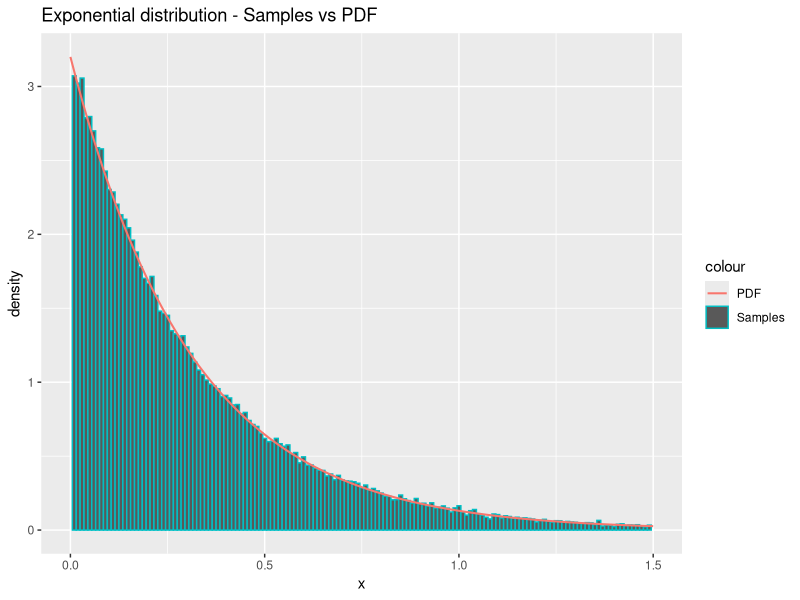
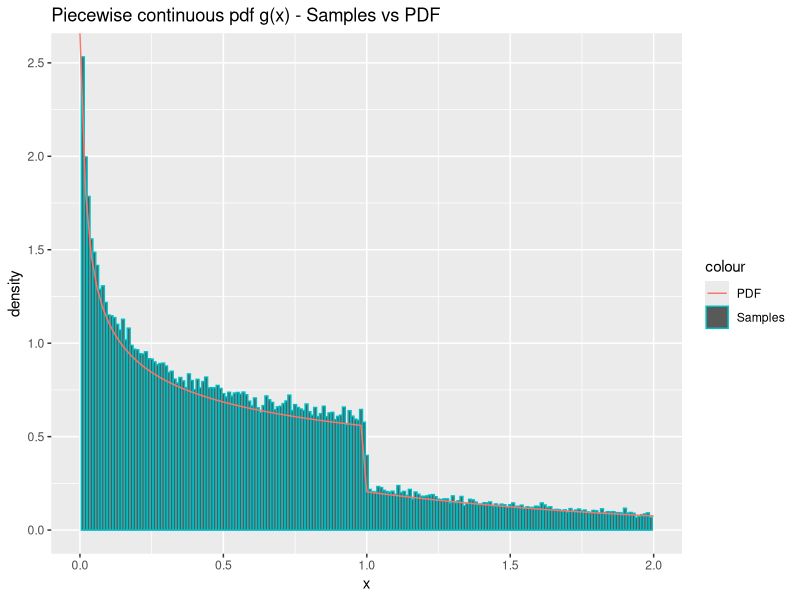
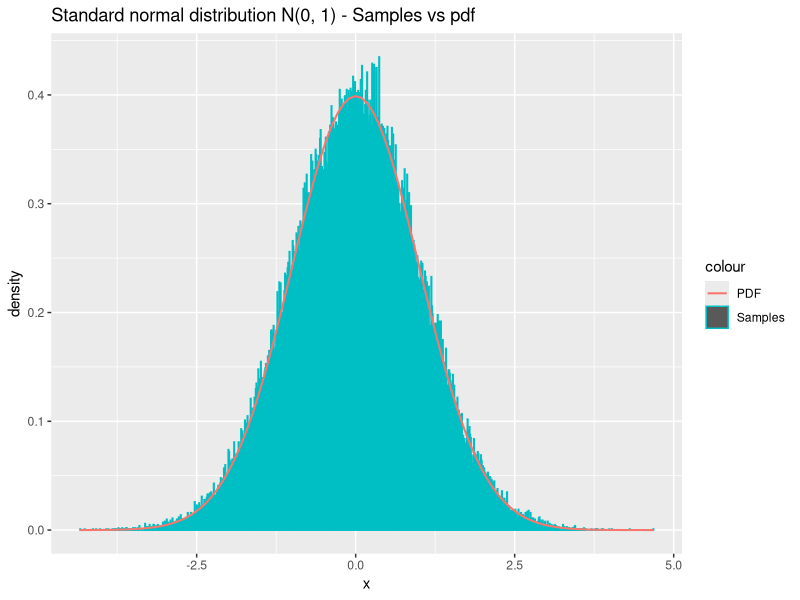
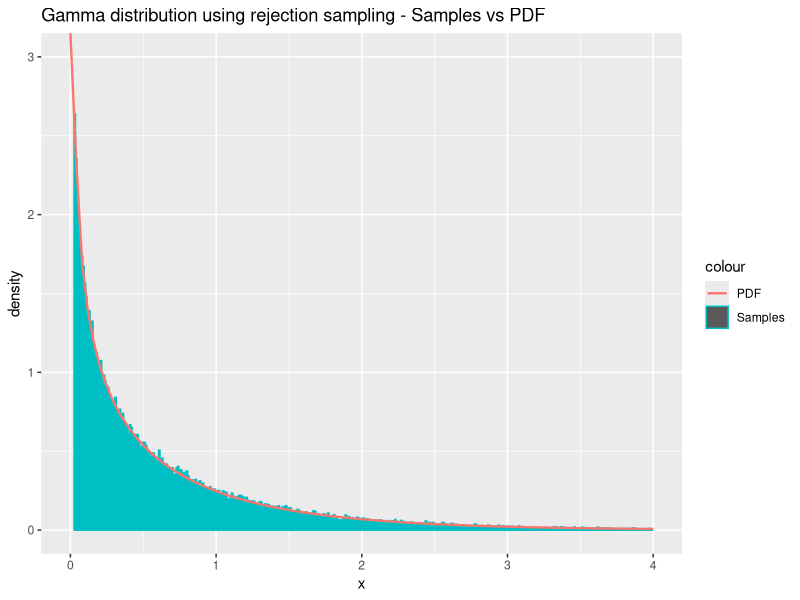
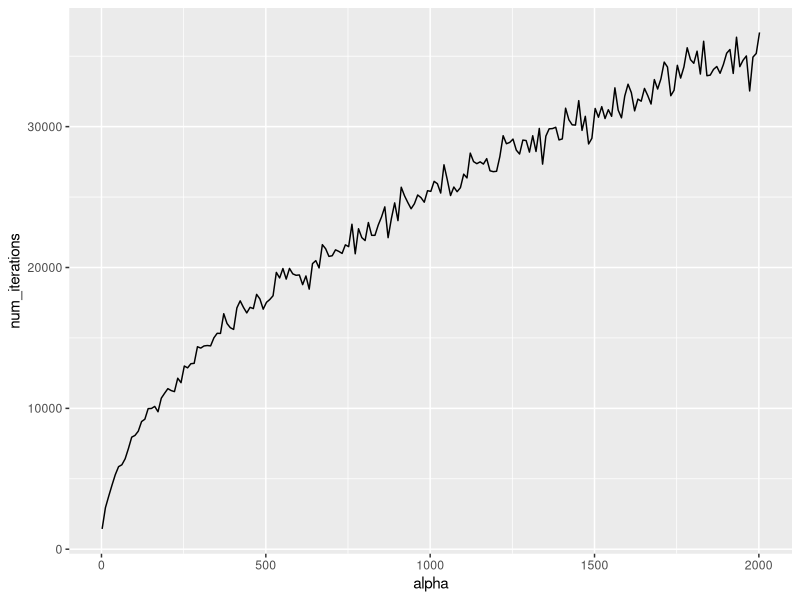
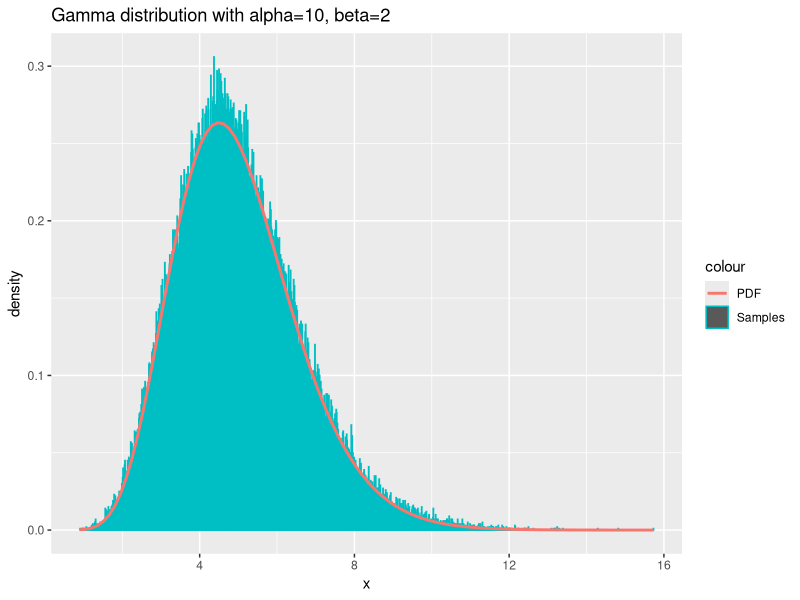
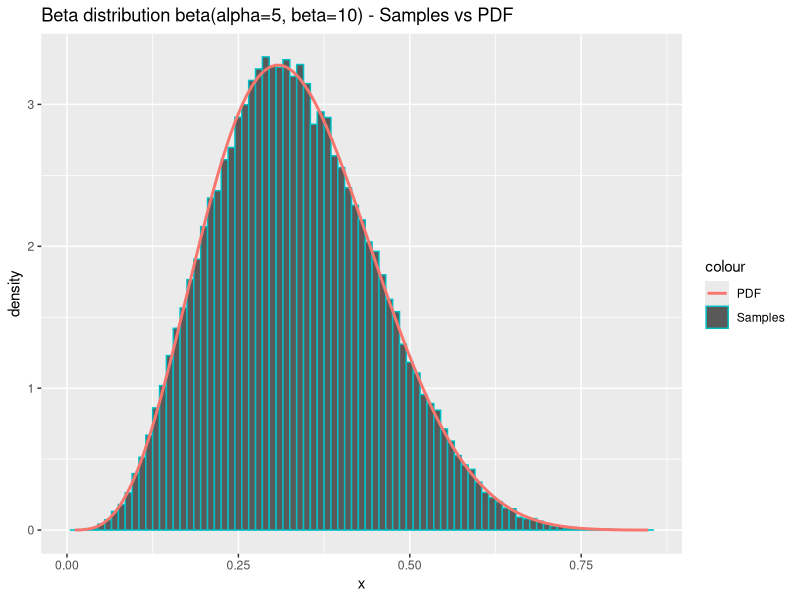
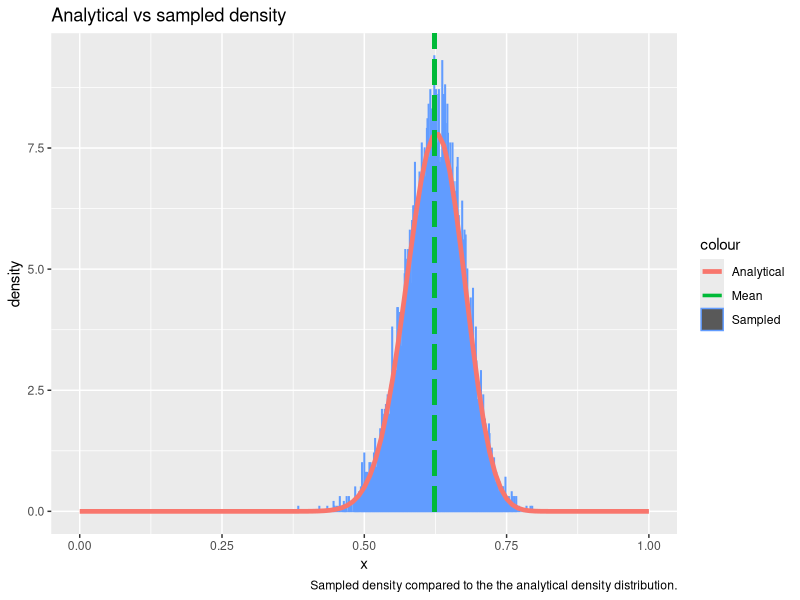

The R source for these figures, in order:
## ---- chunk 1
  sample_exponential = function(n, lambda) {
    # Sample n times from U[0, 1]
    u = runif(n)
    
    # Evaluate inverse CDF in u:
    return(-1/lambda * log(u))
  }
## ---- chunk 2
  # Parameters
  n = 100000
  lambda = 3.2
  
  # Draw n samples from exponential distribution
  # with rate parameter lambda:
  x = sample_exponential(n, lambda)
  
  # Compare theoretical and sample mean and variance:
  cat("Theoretical mean:", 1/lambda, "Sample mean", mean(x), "\n")
  cat("Theoretical variance:", 1/lambda^2, "Sample variance", var(x), "\n")
## ---- chunk 3
  library(ggplot2)
  # Plot the samples which we generated in the
  # previous code block, together with the pdf
  df = data.frame(x=x)
  ggplot(df, aes(x=x)) +
    geom_histogram(aes(y = ..density.., color = "Samples"), binwidth=0.01) +
    stat_function(fun=dexp,geom = "line",size=0.7,args=(mean=lambda),aes(color="PDF")) +
    ggtitle("Exponential distribution - Samples vs PDF") +
    labs(x='x', y='density') +
    xlim(0, 1.5)
## ---- chunk 4
  # Define the pdf for g(x):
  density_g = function(x, alpha) {
    # Normalizing constant c:
    c = alpha*exp(1)/(alpha + exp(1))
    
    # Create an empty vector of same length as x:
    density = vector(length = length(x))
    
    # All elements corresponding to x < 1:
    density[x < 1.] = c*x[x<1.]^(alpha-1)
    
    # All elements corresponding to x >= 1:
    density[x >= 1.] = c*exp(-x[x>=1.])
    return(as.double(density))
  }

  # Sampler for g(x):
  sample_g = function(n, alpha) {
    # Normalizing constant c:
    c = (alpha * exp(1)) / (alpha + exp(1))
    
    # Draw n samples from U[0, 1]
    u = runif(n)
    
    # Create an empty vector of length n:
    samples = vector(length=n)
    
    # Set all elements corresponding to u < c/alpha
    # equal to the equation as defined in the inverse CDF:
    samples[u < c/alpha] = (alpha/c*u[u < c/alpha])^(1/alpha)
    
    # Set all elements corresponding to u >= c/alpha
    # equal to the equation as defined in the inverse CDF:
    samples[u >= c/alpha] = log(c / (1 - u[u >= c/alpha]))
    return(samples)
  }
## ---- chunk 5
  # Parameters:
  n = 100000
  alpha = 0.7
  
  # Draw n samples from our g(x) sampler
  # with parameter alpha:
  x = sample_g(n, alpha)
  
  # Normalizing constant:
  c = (alpha * exp(1)) / (alpha + exp(1))
  # Theoretical mean and variance use the expressions as defined above
  cat("Theoretical mean:", c/(alpha+1) + 2*c/exp(1), "Sample mean:", mean(x), "\n")
  cat("Theoretical variance:", c/(alpha+2) + 5*c/exp(1) - (c/(alpha+1) + 2*c/exp(1))^2, "Sample variance:", var(x), "\n")
## ---- chunk 6
  library(ggplot2)
  df = data.frame( x=x)
  ggplot(df, aes(x = x)) +
    geom_histogram(aes(y = ..density.., color = "Samples"), binwidth=0.01) +
    stat_function(fun=density_g,geom = "line",size=0.5,args=(mean=alpha),aes(color="PDF")) + 
    xlim(0, 2) + 
    ggtitle("Piecewise continuous pdf g(x) - Samples vs PDF") + labs(x='x', y='density')
## ---- chunk 7
  # Function to sample n times from N(0, 1):
  sample_standard_normal = function(n) {
    num_samples = n
    if((n %% 2) == 1) {
      # n is odd, so we should sample one extra:
      num_samples = num_samples + 1
    }
    
    # Sample from U[0, 2*pi]:
    x1 = runif(num_samples/2, 0, 2*pi)
    # Sample from exp(1/2):
    x2 = sample_exponential(num_samples/2, lambda=1/2)
    
    # Perform the transformations as defined above:
    y1 = sqrt(x2) * cos(x1)
    y2 = sqrt(x2) * sin(x1)
    
    # Remove the last sample if n is odd, 
    # and concatenate the vectors together to retrieve
    # n samples:
    return(c(y1, y2)[0:n])
  }
## ---- chunk 8
  # Parameters:
  n = 100000

  # Draw n samples from N(0,1):
  x = sample_standard_normal(n)
  
  cat("Theoretical mean:", 0, "Sample mean:", mean(x), "\n")
  cat("Theoretical variance:", 1, "Sample variance:", var(x), "\n")
## ---- chunk 9
  # Plot the samples from N(0, 1) in a histogram together with the pdf
  df = data.frame(x=x)
  ggplot(df, aes(x=x)) +
    geom_histogram(aes(y = ..density.., color = "Samples"), binwidth=0.01) +
    stat_function(fun=dnorm,geom = "line",size=0.7,args=list(0,1),aes(color="PDF")) +
    ggtitle("Standard normal distribution N(0, 1) - Samples vs pdf") +
    labs(x='x', y='density')
## ---- chunk 10
  # Function for sampling one time from the d-variate
  # normal distribution:
  sample_normal_d = function(d, mu, sigma) {
    # Draw d samples from N(0, 1):
    x = sample_standard_normal(d)
    
    # Apply the linear transformation:
    y = mu + t(chol(sigma)) %*% x
    
    return(y)
  }
## ---- chunk 11
  # Parameters:
  d = 2
  n = 100000
  mu = c(1.5, 3)
  sigma = matrix(c(5,7,7,10),ncol=d,nrow=d)
  
  # We have to sample in a for-loop since our sampler
  # cannot do this in a vectorized fashion:
  samples = matrix(NA, ncol=d, nrow=n)
  for (i in 1:n){
    samples[i,] = sample_normal_d(d,mu,sigma) # Draw n samples
  }
  
  average = apply(samples, 2, mean)
  print("Mean vector:")
  print.data.frame(data.frame(average))
  covmat = cov(samples)
  print("Covariance matrix:")
  print.data.frame(data.frame(covmat))
## ---- chunk 12
  # PDF of gamma for a given alpha and beta=1:
  density_f = function(x, alpha) {
    return(dgamma(x, alpha, rate=1))
  }
  
  # Function for drawing n samples from Gamma(alpha, 1)
  # When 0 < alpha < 1:
  sample_f_small = function(n, alpha) {
    c = (1/alpha + exp(-1)) / gamma(alpha)
    samples = vector()
    repeat {
      num_missing_samples = n - length(samples)
      x = sample_g(as.integer(num_missing_samples*c), alpha)
      
      acceptance_probs = density_f(x, alpha) / (c * density_g(x, alpha))
      u = runif(as.integer(num_missing_samples*c))
      samples = c(samples, x[u <= acceptance_probs])
      if(length(samples) >= n) {
        # Break out of loop if we have enough samples:
        break
      }
    }
    # Do not return excess samples:
    return(samples[0:n])
  }
## ---- chunk 13
  # Parameters:
  n = 100000
  alpha = 0.6 # 0 < alpha < 1
  
  # Draw n samples from Gamma(alpha, 1):
  x = sample_f_small(n, alpha)
  
  cat("Theoretical mean:", alpha, "Sample mean:", mean(x), "\n")
  cat("Theoretical variance:", alpha, "Sample variance:", var(x), "\n")
## ---- chunk 14
  n = 100000
  alpha = 0.6
  x = sample_f_small(n, alpha)
  df = data.frame(x)
  ggplot(df, aes(x = x)) +
    geom_histogram(aes(y = ..density.., color = "Samples"), binwidth=0.01) +
    stat_function(fun=dgamma,geom = "line",size=0.8,args=(alpha=alpha),aes(color="PDF")) +
    xlim(0, 4) + ylim(0, 3) + 
    ggtitle("Gamma distribution using rejection sampling - Samples vs PDF") + labs(x='x', y='density')
## ---- chunk 15
# Function for drawing n samples from
# Gamma(alpha, 1) when alpha > 1:
sample_f_large = function(n, alpha) {
  loga = (alpha - 1)/2 * (log(alpha - 1) - 1)
  logbp = (alpha + 1)/2 * (log(alpha + 1) - 1)
  
  samples = vector()
  num_iterations = 0
  
  while(length(samples) < n) {
    num_iterations = num_iterations + 1
    
    # Sample in log-scale
    log_x1 = loga + log(runif(1))
    log_x2 = logbp + log(runif(1))
    
    if(2*log_x1 <= (alpha - 1)*(log_x2 - log_x1) - exp(log_x2 - log_x1)) {
      # Accept the sample:
      samples = c(samples, exp(log_x2 - log_x1))
    }
  }
  
  return(list(samples=samples, num_iterations=num_iterations))
}
## ---- chunk 16
  # Parameters:
  n = 10000
  alpha = 50 # alpha > 1
  
  # Draw n samples from Gamma(alpha, 1) when alpha > 1
  samples = sample_f_large(n, alpha)$samples
  
  cat("Theoretical mean:", alpha, "Sample mean:", mean(samples), "\n")
  cat("Theoretical variance:", alpha, "Sample variance:", var(samples), "\n")
## ---- chunk 17
n = 1000
alpha = seq(2, 2002, 10)
num_iterations = vector()
for(a in alpha) {
  num_iterations = c(num_iterations, sample_f_large(n, a)$num_iterations)
}
df = data.frame(x=alpha, num_iterations=num_iterations)
ggplot(df, aes(x = alpha, y = num_iterations)) + geom_line()
## ---- chunk 18
sample_gamma = function(n, alpha, beta) {
  unscaled_samples = vector(length=n)
  if(alpha == 1.) {
    unscaled_samples = sample_exponential(n, 1)
  } else if(alpha < 1.) {
    unscaled_samples = sample_f_small(n, alpha)
  } else { # alpha > 1.
    unscaled_samples = sample_f_large(n, alpha)$samples
  }
  samples = unscaled_samples/as.double(beta)
  return(samples)
}
## ---- chunk 19
  # Parameters:
  n = 100000
  alpha = 10
  beta = 2
  
  # Draw n samples from Gamma(alpha, beta)
  x = sample_gamma(n, alpha, beta)
  
  # Plot the samples in a histogram together with the pdf
  df = data.frame(x)
  ggplot(df, aes(x = x)) +
      geom_histogram(aes(y = ..density.., color = "Samples"), binwidth=0.01) +
      stat_function(fun=dgamma,geom = "line",size=1,aes(color='PDF'),args = list(shape=alpha, rate=beta)) +
      ggtitle("Gamma distribution with alpha=10, beta=2") + labs(x='x', y='density')
## ---- chunk 20
  sample_beta = function(n, alpha, beta) {
    x = sample_gamma(n, alpha, 1)
    y = sample_gamma(n, beta, 1)
    z = x/(x+y)
    return(z)
  }
## ---- chunk 21
  # Parameters:
  n = 100000
  alpha = 5
  beta = 10
  
  # Draw n samples from beta(alpha, beta):
  x = sample_beta(n, alpha, beta)
  
  cat("Theoretical mean:", alpha/(alpha+beta), "Sample mean:", mean(x), "\n")
  cat("Theoretical variance", alpha*beta/((alpha+beta)^2*(alpha + beta + 1)), "Sample variance:", var(x), "\n")
## ---- chunk 22
  df = data.frame(x=x)
  ggplot(df, aes(x = x)) +
      geom_histogram(aes(y = ..density.., color = "Samples"), binwidth=0.01) +
      stat_function(fun=dbeta,geom = "line",size=1,aes(color='PDF'),args = list(shape1=alpha, shape2=beta)) +
      ggtitle("Beta distribution beta(alpha=5, beta=10) - Samples vs PDF") + labs(x='x', y='density')
## ---- chunk 23

#Estimate probability by monte carlo itegration
generate_monte_carlo_samples = function(n) {
  x = sample_standard_normal(n)
  samples = rep(NA, n)
  
  #Set all values above 4 to 1 and all below to 0
  samples[x > 4] = 1
  samples[x <= 4] = 0
  return(samples)
}

n = 100000
x = generate_monte_carlo_samples(n)
est = mean(x)
confidence_interval = est + c(-1, 1)*qnorm(.975)*sqrt(var(x)/n) #Calculate variance

cat("Prob(x>4): ", est, "\n")

cat("Confidence:", confidence_interval, "\n")
## ---- chunk 24

generate_weighted_samples = function(n) {
  samples = rep(NA, n)
  sample_u = runif(n) #Generate uniform samples
  sample_x = sqrt(16-2*log(1-sample_u)) #Inverse sampling from G(x)
  samples[ sample_x <= 4.] = 0
  
  #Calculate 1*w(x) for all samples of X > 4
  samples[ sample_x > 4.] = 1/(exp(8)*sqrt(2*pi)*sample_x[ sample_x > 4.]) 
  
  return(samples)
}

n = 100000

samples = generate_weighted_samples(n)

est = mean(samples)

confidence_interval = est + c(-1, 1)*qnorm(.975)*sqrt(var(samples)/n)

cat("Estimated:", est, "\n")

cat("COnfidence interval:", confidence_interval, "\n")


## ---- chunk 25

#Draw sample from g(x) using inverse transform

generate_weighted_samples_anth = function(n) {
  samples = rep(NA)
  samples_u_1 = runif(n)
  samples_u_2 = 1 - samples_u_1 # Calculate the antithetic variates
  samples_u = c(samples_u_1, samples_u_2) # Combine the variates
  sample_x = sqrt(16-2*log(1-samples_u)) #Inverse sampling from G(x)
  samples[ sample_x <= 4.] = 0
  
  #Calculate 1*w(x) for all samples of X > 4
  samples[ sample_x > 4.] = 1/(exp(8)*sqrt(2*pi)*sample_x[ sample_x > 4.])
  
  return(samples)
}

## ---- chunk 26
n = 50000

samples = generate_weighted_samples_anth(n)

est = mean(samples)

confidence_interval = est + c(-1, 1)*qnorm(.975)*sqrt(var(samples)/(2*n)) #Multiply n by 2 as number of samples is the double of n

cat("Estimated:", est, "\n")

cat("COnfidence interval:", confidence_interval, "\n")


## ---- chunk 27

#Function to be sampled from
f_function = function(x) {
    return((2 + x)^125 * (1 - x)^38 * x^34)
}

#Find highest value of f_function to set as max c
target_c = optimize(f_function, c(0, 1), maximum = TRUE)

#Find normalizing constant
n_c = integrate(f_function, 0, 1)$val

generate_samples = function(n) {
    samples = rep(NA, n)
    run_cnt = 0
    for (i in 1:n) {
        done = 0
        while (done == 0) {
            x_sample = runif(1)  # Proposal sample
            a = f_function(x_sample)/target_c$objective #Acceptance probability
            u = runif(1) #Used to determine acceptance
            # Accept if u<a(alpha)
            if (u <= a) {
                samples[i] = x_sample
                done = 1
            }
            run_cnt = run_cnt + 1
        }
    }
    return(list(samples = samples, iterations = run_cnt))
}


## ---- chunk 28

n = 10000

# Function used to find actual mean
g = function(x) {
  return(x*f_function(x)*x)
}

f_func_density = function(x) {
  return(f_function(x)/n_c)
}


y = generate_samples(n) #Generate samples from the distribution

est_mean = sum(y$samples)/n

cat("Estimated mean: ", sum(y$samples)/n, "Theoretical mean: ", integrate(g, 0, 1)$val/n_c, "\n")
## ---- chunk 29

#Generate histogram

df = data.frame(theo = seq(0, 1, length.out = n), value = y$samples)

ggplot(df, aes(x = value)) + geom_histogram(aes(y = ..density.., colour = "Sampled"), 
    binwidth = 0.001) + stat_function(fun = f_func_density, geom = "line", 
    size = 1.6, aes(colour = "Analytical")) + ggtitle("Analytical vs sampled density") + 
    xlim(0, 1) + geom_segment(x = sum(y$samples)/n, xend = sum(y$samples)/n, 
    y = 0, yend = 100, aes(colour = "Mean"), size = 1.2, linetype = "longdash") + 
    labs(x = "x", y = "density", caption = paste("Sampled density compared to the the analytical density distribution."))

## ---- chunk 30
cat("Average random numbers per sample: ",y$iterations/n)
cat("Theoretical expected numbers per sample: ", target_c$objective/n_c)

## ---- chunk 31
# Target pdf, unscaled
posterior_target_unscaled = function(x) {
    return(f_func_density(x) * dbeta(x, 1, 5))
}

#Compute normalizing constant
n_c_posterior = integrate(posterior_target_unscaled, 0, 1)$value

# Normalized posterior target pdf
posterior_target_scaled = function(x) {
    return(posterior_target_unscaled(x)/n_c_posterior)
}

# Density: f_new(x) * x
posterior_target_mean_density = function(x) {
    return(x * posterior_target_scaled(x))
}

theoretical_mean = integrate(posterior_target_mean_density, 0, 1)$value

weights = posterior_target_scaled(y$samples)/f_func_density(y$samples)
posterior_mean = sum(y$samples * weights)/n
cat("Posterior mean estimate:", posterior_mean, "Analytical posterior mean:", theoretical_mean, "\n")

